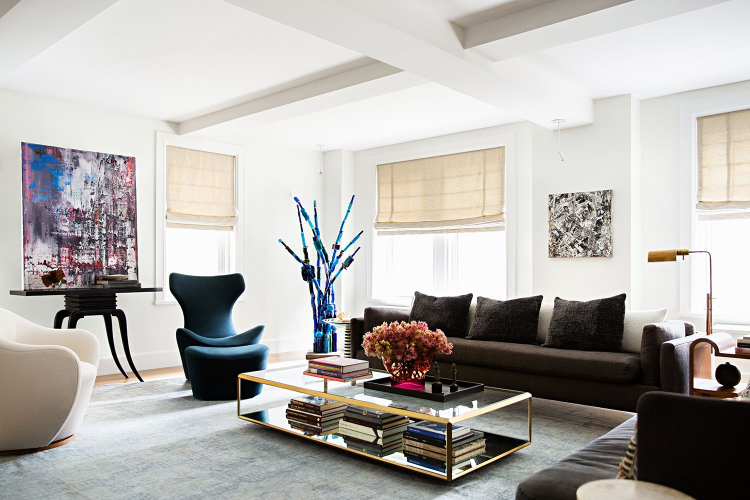
#> input picture living hall.jpg, 1500 x 1000 px (shown at 1/2 size)
$ python 'object detection-1.py'
#> lines starting #> are read from the running program, lines starting #| are printed output that depends on the picture
import cv2
img = cv2.imread("living hall.jpg")
#> img is the input picture: shape (1000, 1500, 3); mean B, G, R 173, 176.7, 179.7
img = cv2.resize(img,(600,600))
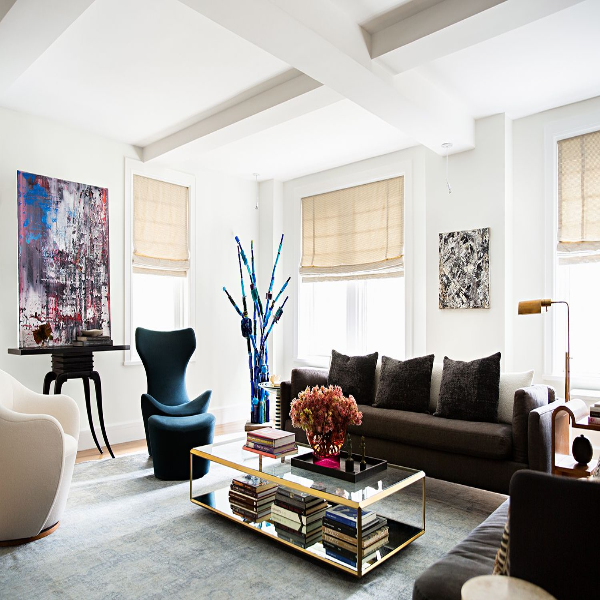
#> img: shape (600, 600, 3); mean B, G, R 173, 176.7, 179.7
configpath = 'ssd_mobilenet_v3_large_coco_2020_01_14.pbtxt'
weightpath='frozen_inference_graph.pb'
classNames=[]
classfile= 'coco.names'
with open(classfile,'rt') as f:
#> (reads coco.names from the repository)
    classNames = f.read().rstrip('\n').split('\n')
#> (the run stopped early here; a loop or call above may not have finished)
